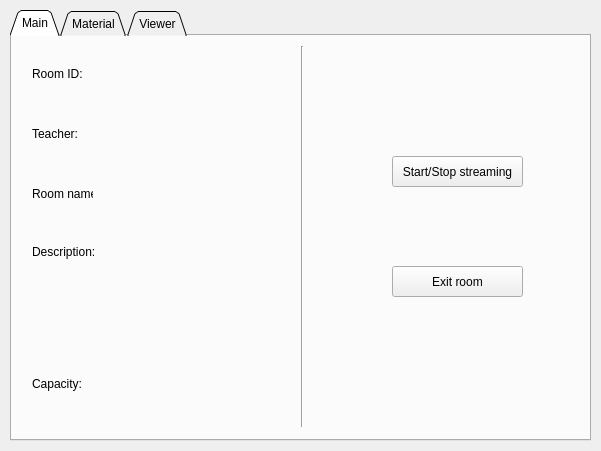
<?xml version="1.0" encoding="UTF-8"?>
<ui version="4.0">
 <class>Form</class>
 <widget class="QWidget" name="Form">
  <property name="geometry">
   <rect>
    <x>0</x>
    <y>0</y>
    <width>601</width>
    <height>451</height>
   </rect>
  </property>
  <property name="windowTitle">
   <string>Form</string>
  </property>
  <widget class="QTabWidget" name="tabWidget">
   <property name="geometry">
    <rect>
     <x>10</x>
     <y>10</y>
     <width>581</width>
     <height>431</height>
    </rect>
   </property>
   <property name="tabShape">
    <enum>QTabWidget::Triangular</enum>
   </property>
   <property name="currentIndex">
    <number>0</number>
   </property>
   <widget class="QWidget" name="tab">
    <attribute name="icon">
     <iconset>
      <normaloff>homeicon.svg</normaloff>homeicon.svg</iconset>
    </attribute>
    <attribute name="title">
     <string>Main</string>
    </attribute>
    <widget class="QLabel" name="label_4">
     <property name="geometry">
      <rect>
       <x>20</x>
       <y>206</y>
       <width>71</width>
       <height>20</height>
      </rect>
     </property>
     <property name="text">
      <string>Description:</string>
     </property>
     <property name="alignment">
      <set>Qt::AlignLeading|Qt::AlignLeft|Qt::AlignVCenter</set>
     </property>
    </widget>
    <widget class="QLabel" name="label_2">
     <property name="geometry">
      <rect>
       <x>20</x>
       <y>90</y>
       <width>51</width>
       <height>16</height>
      </rect>
     </property>
     <property name="text">
      <string>Teacher:</string>
     </property>
     <property name="alignment">
      <set>Qt::AlignLeading|Qt::AlignLeft|Qt::AlignVCenter</set>
     </property>
    </widget>
    <widget class="QLabel" name="label_3">
     <property name="geometry">
      <rect>
       <x>20</x>
       <y>150</y>
       <width>61</width>
       <height>16</height>
      </rect>
     </property>
     <property name="text">
      <string>Room name:</string>
     </property>
     <property name="alignment">
      <set>Qt::AlignLeading|Qt::AlignLeft|Qt::AlignVCenter</set>
     </property>
    </widget>
    <widget class="QLabel" name="label">
     <property name="geometry">
      <rect>
       <x>20</x>
       <y>30</y>
       <width>51</width>
       <height>16</height>
      </rect>
     </property>
     <property name="text">
      <string>Room ID:</string>
     </property>
     <property name="alignment">
      <set>Qt::AlignLeading|Qt::AlignLeft|Qt::AlignVCenter</set>
     </property>
    </widget>
    <widget class="Line" name="line">
     <property name="geometry">
      <rect>
       <x>280</x>
       <y>10</y>
       <width>20</width>
       <height>381</height>
      </rect>
     </property>
     <property name="orientation">
      <enum>Qt::Vertical</enum>
     </property>
    </widget>
    <widget class="QLabel" name="id_label">
     <property name="geometry">
      <rect>
       <x>100</x>
       <y>30</y>
       <width>161</width>
       <height>16</height>
      </rect>
     </property>
     <property name="text">
      <string/>
     </property>
    </widget>
    <widget class="QLabel" name="teacher_name_label">
     <property name="geometry">
      <rect>
       <x>100</x>
       <y>90</y>
       <width>161</width>
       <height>16</height>
      </rect>
     </property>
     <property name="text">
      <string/>
     </property>
    </widget>
    <widget class="QLabel" name="room_name_label">
     <property name="geometry">
      <rect>
       <x>100</x>
       <y>150</y>
       <width>161</width>
       <height>16</height>
      </rect>
     </property>
     <property name="text">
      <string/>
     </property>
    </widget>
    <widget class="QLabel" name="description_label">
     <property name="geometry">
      <rect>
       <x>100</x>
       <y>210</y>
       <width>161</width>
       <height>111</height>
      </rect>
     </property>
     <property name="text">
      <string/>
     </property>
     <property name="alignment">
      <set>Qt::AlignLeading|Qt::AlignLeft|Qt::AlignTop</set>
     </property>
    </widget>
    <widget class="QPushButton" name="start_button">
     <property name="geometry">
      <rect>
       <x>380</x>
       <y>120</y>
       <width>131</width>
       <height>31</height>
      </rect>
     </property>
     <property name="text">
      <string>Start/Stop streaming</string>
     </property>
    </widget>
    <widget class="QPushButton" name="exit_button">
     <property name="geometry">
      <rect>
       <x>380</x>
       <y>230</y>
       <width>131</width>
       <height>31</height>
      </rect>
     </property>
     <property name="text">
      <string>Exit room</string>
     </property>
    </widget>
    <widget class="QLabel" name="label_5">
     <property name="geometry">
      <rect>
       <x>20</x>
       <y>340</y>
       <width>51</width>
       <height>16</height>
      </rect>
     </property>
     <property name="text">
      <string>Capacity:</string>
     </property>
     <property name="alignment">
      <set>Qt::AlignLeading|Qt::AlignLeft|Qt::AlignVCenter</set>
     </property>
    </widget>
    <widget class="QLabel" name="capacity_label">
     <property name="geometry">
      <rect>
       <x>100</x>
       <y>340</y>
       <width>161</width>
       <height>16</height>
      </rect>
     </property>
     <property name="text">
      <string/>
     </property>
    </widget>
   </widget>
   <widget class="QWidget" name="tab_2">
    <attribute name="icon">
     <iconset>
      <normaloff>bookicon.png</normaloff>bookicon.png</iconset>
    </attribute>
    <attribute name="title">
     <string>Material</string>
    </attribute>
    <widget class="QLineEdit" name="material_edit">
     <property name="geometry">
      <rect>
       <x>40</x>
       <y>340</y>
       <width>401</width>
       <height>21</height>
      </rect>
     </property>
    </widget>
    <widget class="QPushButton" name="material_button">
     <property name="geometry">
      <rect>
       <x>450</x>
       <y>340</y>
       <width>91</width>
       <height>21</height>
      </rect>
     </property>
     <property name="text">
      <string>Post</string>
     </property>
    </widget>
    <widget class="QScrollArea" name="scroll_area">
     <property name="geometry">
      <rect>
       <x>40</x>
       <y>50</y>
       <width>491</width>
       <height>241</height>
      </rect>
     </property>
     <property name="widgetResizable">
      <bool>true</bool>
     </property>
     <widget class="QWidget" name="scrollAreaWidgetContents">
      <property name="geometry">
       <rect>
        <x>0</x>
        <y>0</y>
        <width>489</width>
        <height>239</height>
       </rect>
      </property>
     </widget>
    </widget>
   </widget>
   <widget class="QWidget" name="tab_3">
    <attribute name="icon">
     <iconset>
      <normaloff>eyeicon.png</normaloff>eyeicon.png</iconset>
    </attribute>
    <attribute name="title">
     <string>Viewer</string>
    </attribute>
    <widget class="QPushButton" name="kick_button">
     <property name="geometry">
      <rect>
       <x>450</x>
       <y>340</y>
       <width>91</width>
       <height>21</height>
      </rect>
     </property>
     <property name="text">
      <string>Kick</string>
     </property>
    </widget>
    <widget class="QListWidget" name="student_list">
     <property name="geometry">
      <rect>
       <x>40</x>
       <y>50</y>
       <width>501</width>
       <height>241</height>
      </rect>
     </property>
    </widget>
   </widget>
  </widget>
 </widget>
 <resources/>
 <connections/>
</ui>
